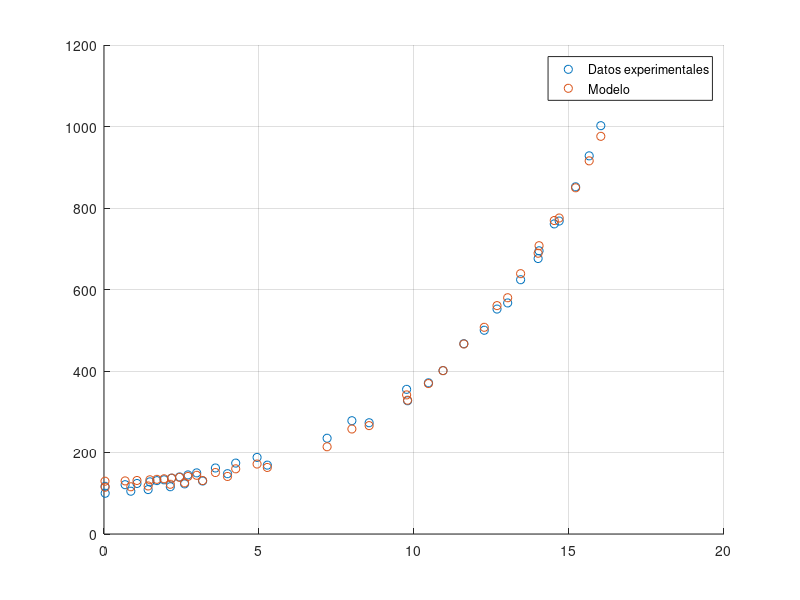

Here is the MATLAB script that generated this plot:
% Ej 6
% Germán Heim
close all
clear all
format long
clc

T = [320 320 320 320 320 320 320 320 320 320 320 320 320 320 320 320 320 320 320 320 380 380 380 380 380 380 380 380 380 380 380 380 380 380 380 380 380 380 380 380];
D = [0.037813 0.86511 1.4235 2.1395 2.5994 3.1807 3.984 5.2682 7.1968 8.5524 9.7932 10.466 10.936 12.266 13.022 14.004 14.683 15.213 15.651 16.026 0.03176 0.68121 1.0638 1.4805 1.7033 1.9367 2.1814 2.4381 2.7075 2.99 3.5947 4.2488 4.9379 7.9963 9.7614 11.608 12.678 13.439 14.034 14.525];
V = [100 105 109 116 123 130 148 169 235 273 327 371 401 500 567 676 768 852 928 1002 117 121 124 128 131 133 137 140 145 150 162 174 188 278 355 467 552 624 695 761];

a = 30;
b = 5;
c = 2;
d = 1;

parametros_iniciales = [a, b, c, d];
mx=@(parametros_iniciales) sum(abs(V-parametros_iniciales(1)-parametros_iniciales(2).*T-parametros_iniciales(3).*D.^2-parametros_iniciales(4).*D.^4).^2);
parametros_finales = fminsearch(mx, parametros_iniciales);

hold on
grid on
scatter(D,V);

for i=1:length(T)
    y(i)=parametros_finales(1)+parametros_finales(2)*T(i)+parametros_finales(3)*D(i)^2+parametros_finales(4)*D(i)^4;
end

scatter(D,y)
legend('Datos experimentales', 'Modelo')
disp(['a: ', num2str(parametros_finales(1)), '. b: ', num2str(parametros_finales(2)), '. c: ', num2str(parametros_finales(3)), '. d: ', num2str(parametros_finales(4))])
